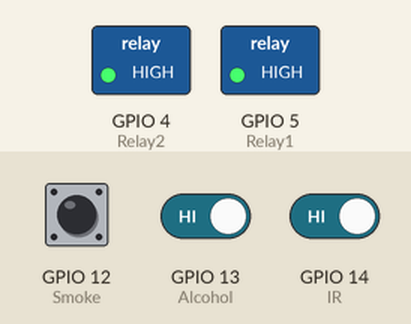
Recording of a sketch running on a simulated ESP8266 (NodeMCU). Shown: switched loads named in the sketch (green lamp = pin HIGH). The inputs (shaded band) are chosen by the test bench; at power-on: GPIO 12 (Smoke) HIGH, GPIO 14 (IR) HIGH, GPIO 13 (Alcohol) HIGH. What the sketch prints to the serial monitor is not drawn.

Above: at 1.3 s.
1.4 s: GPIO 12 (Smoke) pulled LOW for 0.15 s
At 2.4 s:
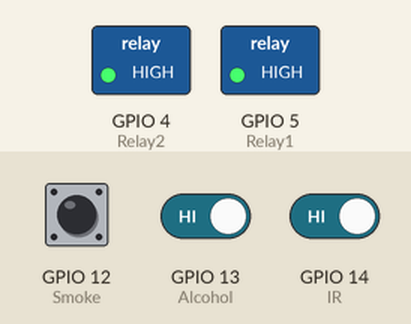
3.1 s: GPIO 14 (IR) driven LOW
At 3.5 s:
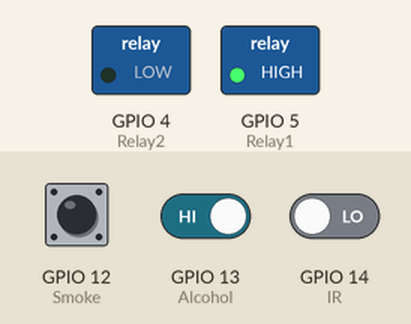
4.6 s: GPIO 13 (Alcohol) driven LOW
At 5.6 s:
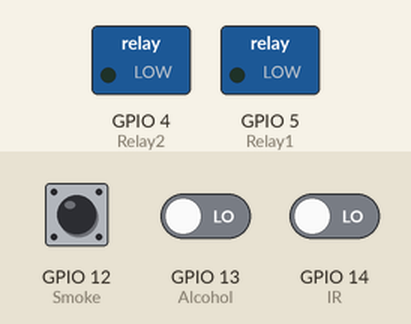
Timing chart, 0 to 7.6 s (numbered marks = the images above; inputs shaded):
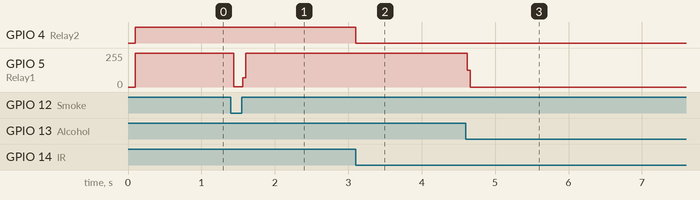

Measured:
- after the input at 1.4 s, GPIO 5 (Relay1): 255/255 → 2/255 at once, → 255/255 0.12 s later
- after the input at 3.1 s, GPIO 4 (Relay2): HIGH → LOW at once
- after the input at 4.6 s, GPIO 5 (Relay1): 255/255 → 0/255 at once

The sketch:

ArasuBuss.ino
```cpp
#include <ESP8266WiFi.h>
#include <WiFiClient.h>
#include <ESP8266WebServer.h>


#include "Webpage.h"

ESP8266WebServer server(80);

#define   IR         14
#define   Smoke      12
#define   Alcohol    13
#define   Relay1     5
#define   Relay2     4

int irval,smokeval,alcoholval;

const char* ssid = "Arasu Bus";  // Enter SSID here
const char* password = "12345678";  //Enter Password here


/* Put IP Address details */
IPAddress local_ip(192,168,43,1);
IPAddress gateway(192,168,43,1);
IPAddress subnet(255,255,255,0);


void handleRoot() {
 String s = MAIN_page; //Read HTML contents
 server.send(200, "text/html", s); //Send web page
}


void handleIR() {
   if(irval == 0)
  {
    String irmessage = String("Driver in Sleepy Condition");
    server.send(200, "text/html", irmessage);
    // digitalWrite(Relay1,LOW);
    // digitalWrite(Relay2,LOW);
  }
  else
  {
      String irmessage = String("Normal Condition");
    server.send(200, "text/html", irmessage);
    // digitalWrite(Relay1,HIGH);
    // digitalWrite(Relay2,HIGH);
  }
}
void handleSmoke() {
   if(smokeval == 0)
  {
    String Smokemessage = String("Smoke Detected in the Bus");
    server.send(200, "text/html", Smokemessage);
    // digitalWrite(Relay1,LOW);

  }
  else
  {
    String Smokemessage = String("Normal Condition");
    server.send(200, "text/html", Smokemessage);
    // digitalWrite(Relay1,HIGH);

  }
}
void handleAlcohol() {
   if(alcoholval == 0)
  {
    String Alcoholmessage = String("Alcohol Detected in the Bus");
    server.send(200, "text/html", Alcoholmessage);
    // digitalWrite(Relay1,LOW);

  }
  else
  {
    String Alcoholmessage = String("Normal Condition");
    server.send(200, "text/html", Alcoholmessage);
    // digitalWrite(Relay1,HIGH);

  }
}


void setup()
{
  Serial.begin(115200);
  Serial.println();
  Serial.println("Booting Sketch...");
  WiFi.mode(WIFI_AP);
  WiFi.softAPConfig(local_ip, gateway, subnet);
  WiFi.softAP(ssid, password);
  Serial.println(WiFi.softAPIP());
  delay(100);


  server.on("/", handleRoot);
  server.on("/readIR",handleIR);
  server.on("/readSmoke",handleSmoke);
  server.on("/readAlchol",handleAlcohol);

  server.begin();
  Serial.println("HTTP server started");


 pinMode(IR,INPUT);
 pinMode(Smoke,INPUT);
 pinMode(Alcohol,INPUT);
 pinMode(Relay1,OUTPUT);
 pinMode(Relay2,OUTPUT);
 digitalWrite(Relay1,HIGH);
 digitalWrite(Relay2,HIGH);
}


void loop()
{
  server.handleClient();


  irval = digitalRead(IR);
  smokeval = digitalRead(Smoke);
  alcoholval = digitalRead(Alcohol);
  Serial.print("Smoke ");
  Serial.println(alcoholval);

  if(irval == 0)
  {
    digitalWrite(Relay1,LOW);
    digitalWrite(Relay2,LOW);
  }
  else
  {
    digitalWrite(Relay1,HIGH);
    digitalWrite(Relay2,HIGH);
  }
  if(smokeval == 0 || alcoholval == 0)
  {
    digitalWrite(Relay1,LOW);
  }
  else
  {
    digitalWrite(Relay1,HIGH);
  }

}
```

Webpage.h
```cpp
const char MAIN_page[] PROGMEM = R"=====(
<!DOCTYPE html>
<html>
<style>
.card{
    max-width: 400px;
     min-height: 250px;
     background: #02b875;
     padding: 30px;
     box-sizing: border-box;
     color: #FFF;
     margin:20px;
     box-shadow: 0px 2px 18px -4px rgba(0,0,0,0.75);
}
</style>
<body>

<div class="card">
  <h2>Bus Information</h2><br>
  <h1>Driver Condition :<span id="ADCValue1">0</span></h1><br>
  <h1>Smoke Condition :<span id="ADCValue2">0</span></h1><br>
  <h1>Alcohol Quality :<span id="ADCValue3">0</span></h1><br>
  <br><a href="https://www.armadai.net/">Armada Industrial Automation</a>
</div>
<script>

setInterval(function() {
  // Call a function repetatively with 2 Second interval
  getData();
  getData1();
  getData2();
}, 2000); //2000mSeconds update rate

function getData() {
  var xhttp = new XMLHttpRequest();
  xhttp.onreadystatechange = function() {
    if (this.readyState == 4 && this.status == 200) {
      document.getElementById("ADCValue1").innerHTML =
      this.responseText;
    }
  };
  xhttp.open("GET", "readIR", true);
  xhttp.send();
}


function getData1() {
  var xhttp1 = new XMLHttpRequest();
  xhttp1.onreadystatechange = function() {
    if (this.readyState == 4 && this.status == 200) {
      document.getElementById("ADCValue2").innerHTML =
      this.responseText;
    }
  };
  xhttp1.open("GET", "readSmoke", true);
  xhttp1.send();
}


function getData2() {
  var xhttp = new XMLHttpRequest();
  xhttp.onreadystatechange = function() {
    if (this.readyState == 4 && this.status == 200) {
      document.getElementById("ADCValue3").innerHTML =
      this.responseText;
    }
  };
  xhttp.open("GET", "readAlchol", true);
  xhttp.send();
}
</script>
</body>
</html>
)=====";
```
